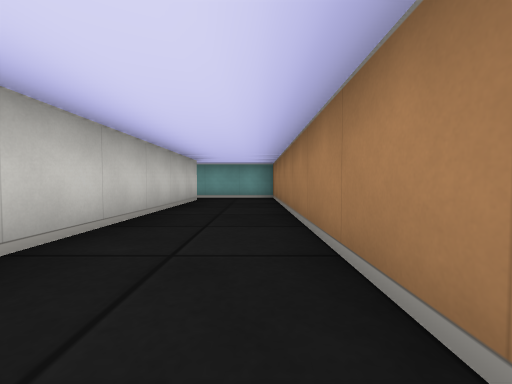
View 1 (above)

24 first-person views from a walk through a cub3D level. The camera is about half as high as the walls, tilts 2° down and sees 90° across. The floor is counted in squares. Each view is taken from the middle of a square. On the plan, view 1 faces up. The plan holds only what a view shows up to about 9 squares ahead; the rest is blank.

View 2
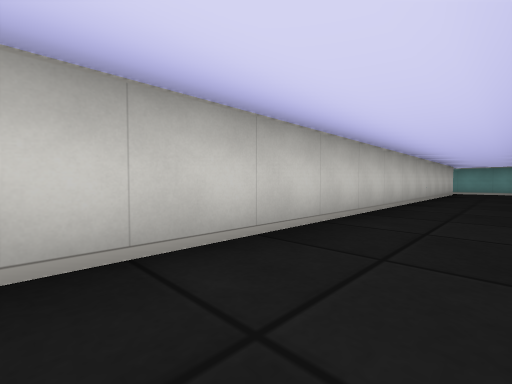

View 3
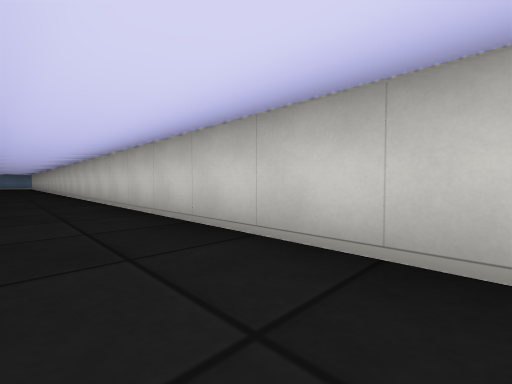

View 4
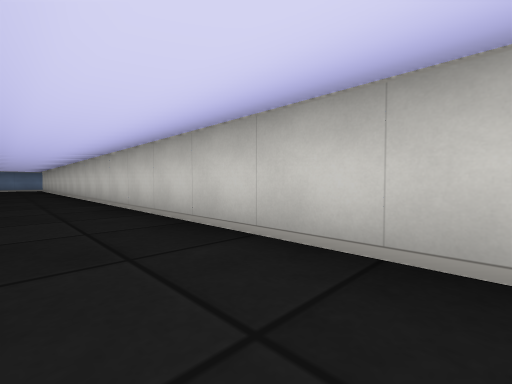

View 5
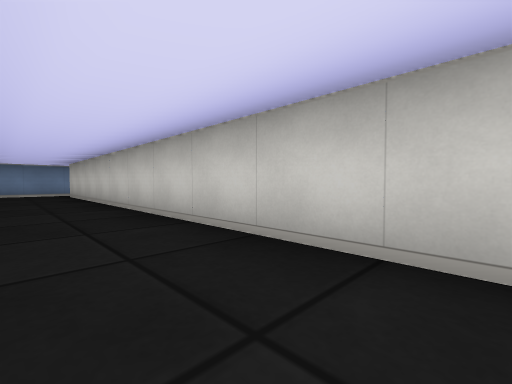

View 6
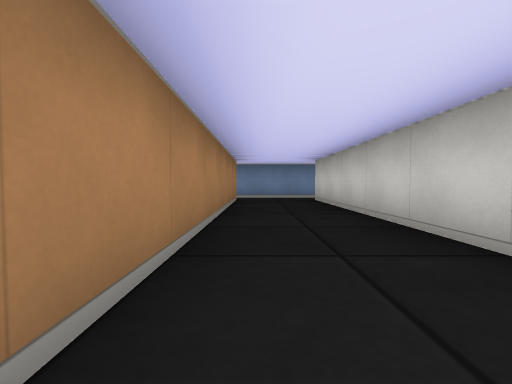

View 7
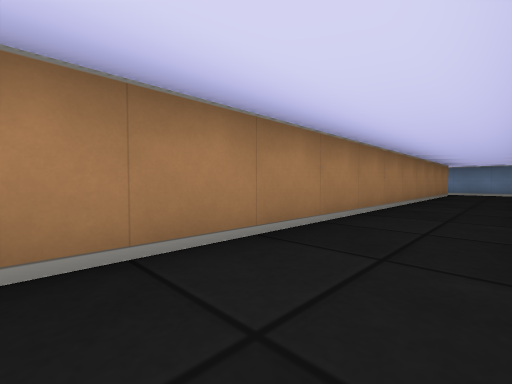

View 8
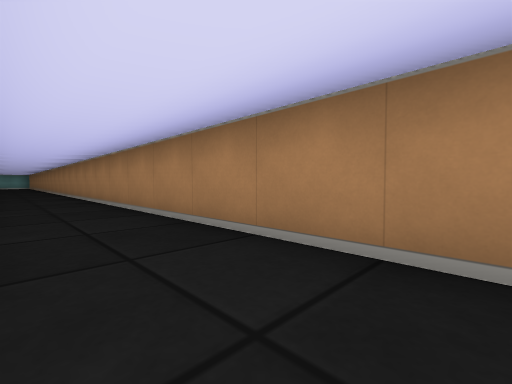

View 9
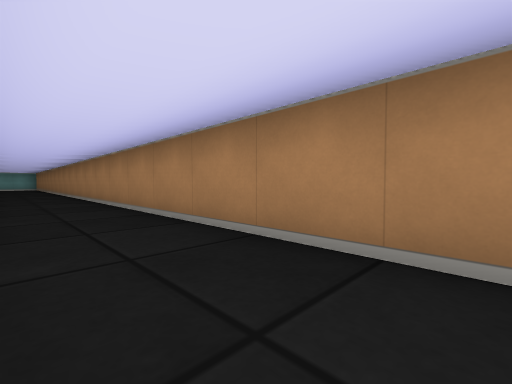

View 10
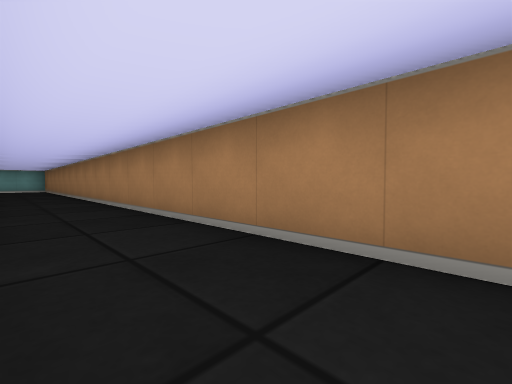

View 11
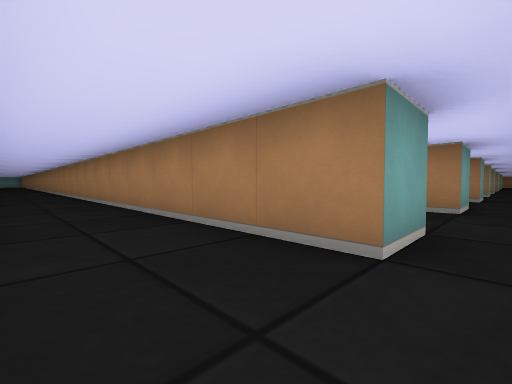

View 12
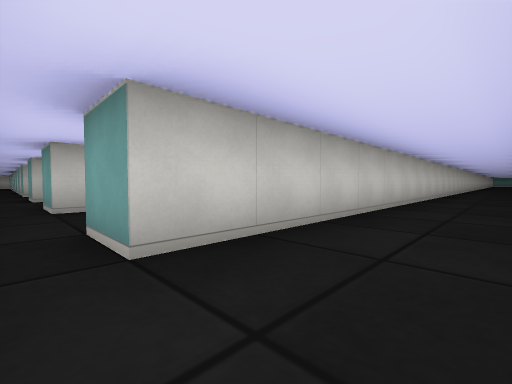

View 13
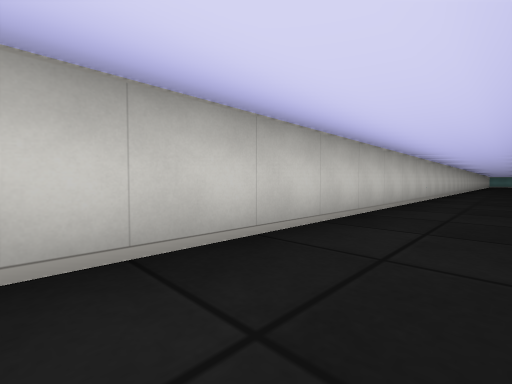

View 14
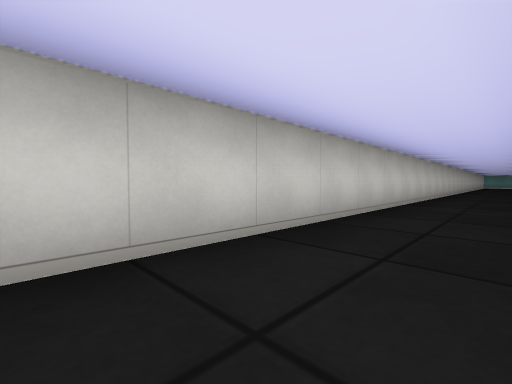

View 15
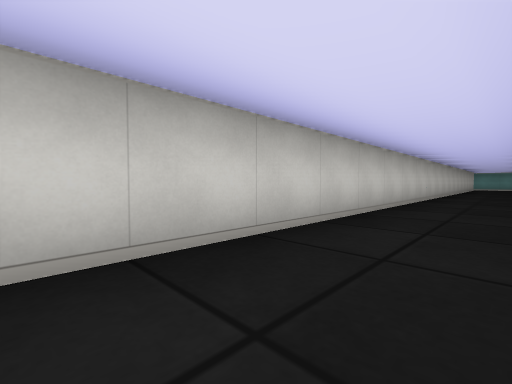

View 16
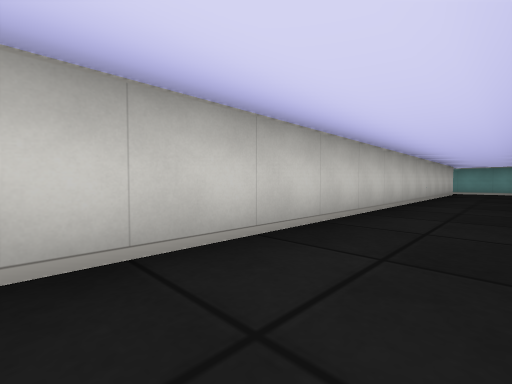

View 17
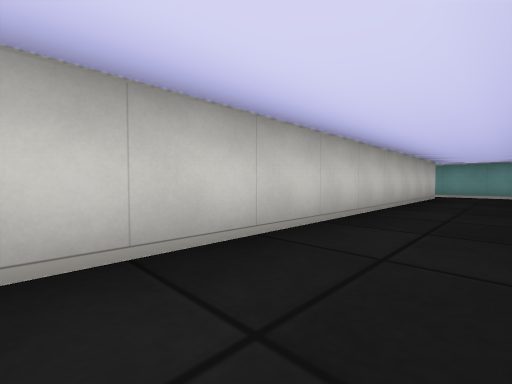

View 18
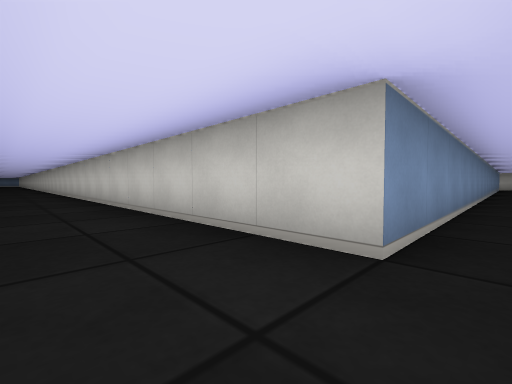

View 19
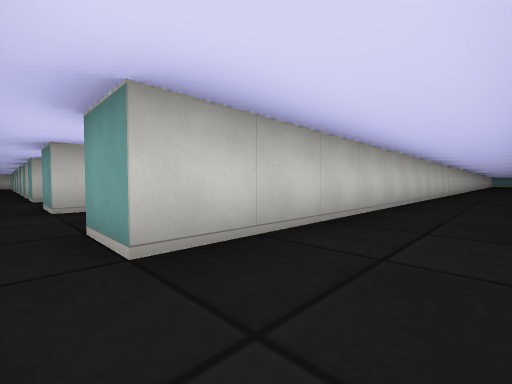

View 20
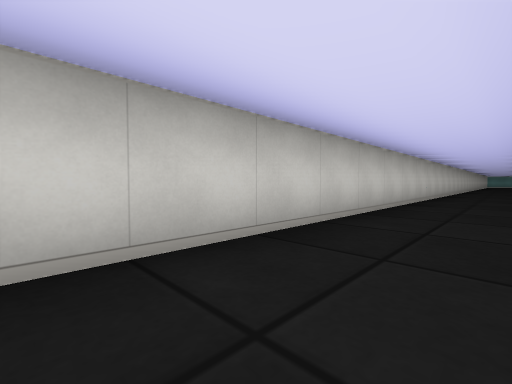

View 21
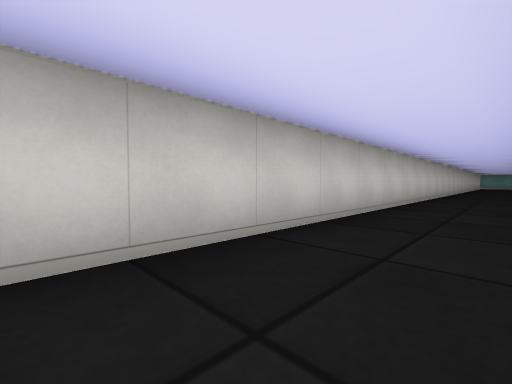

View 22
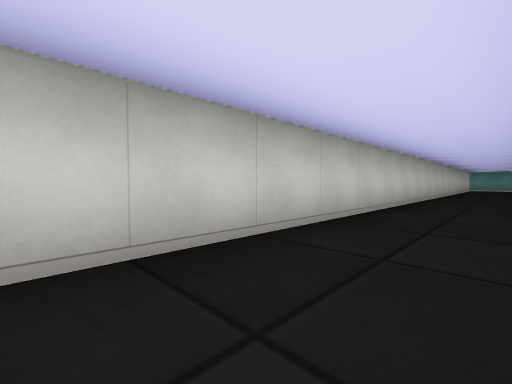

View 23
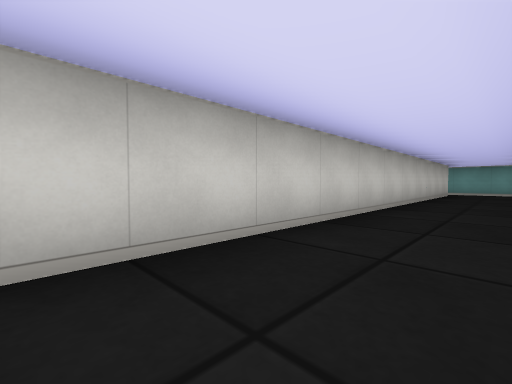

View 24
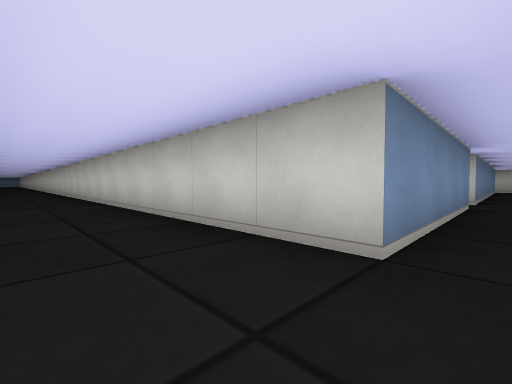

### Floor plan
Ten units are one square. View 1 is at (0, 0); x grows to the right and y downward. Boxes are objects, and circles mark ways between rooms. Rooms are numbered by the first view taken in them; rooms with no view inside come last. Other rooms are left out.
<svg viewBox="-30 -140 135 410">
<path fill="none" stroke="#000" d="M5 255 5 -75 -18 -75M-15 -65 -15 255 -25 255M-18 265 6 265M75 -125 75 255 65 255M90 -135 72 -135M45 -105 45 255 35 255M60 -115 48 -115"/>
<circle cx="70" cy="260" r="3" fill="#2a7"/>
<text x="-10" y="100">1</text>
<text x="80" y="70">2</text>
<text x="50" y="80">3</text>
</svg>
Room 2 opens to room 3.

Where each view was taken, in squares from view 1:
view 1: 0 up, 0 right, facing up
view 2: 5 down, 0 right, facing up-left
view 3: 3 down, 0 right, facing down-left
view 4: 9 down, 0 right, facing down-left
view 5: 16 down, 0 right, facing down-left
view 6: 19 down, 0 right, facing down
view 7: 15 down, 1 left, facing down-right
view 8: 17 down, 1 left, facing up-right
view 9: 12 down, 1 left, facing up-right
view 10: 8 down, 1 left, facing up-right
view 11: 26 down, 1 left, facing up-right
view 12: 26 down, 9 right, facing up-left
view 13: 20 down, 9 right, facing up-left
view 14: 13 down, 9 right, facing up-left
view 15: 6 down, 9 right, facing up-left
view 16: 1 up, 9 right, facing up-left
view 17: 4 up, 9 right, facing up-left
view 18: 13 up, 9 right, facing down-left
view 19: 26 down, 6 right, facing up-left
view 20: 19 down, 6 right, facing up-left
view 21: 12 down, 6 right, facing up-left
view 22: 6 down, 6 right, facing up-left
view 23: 0 up, 6 right, facing up-left
view 24: 11 up, 6 right, facing down-left
